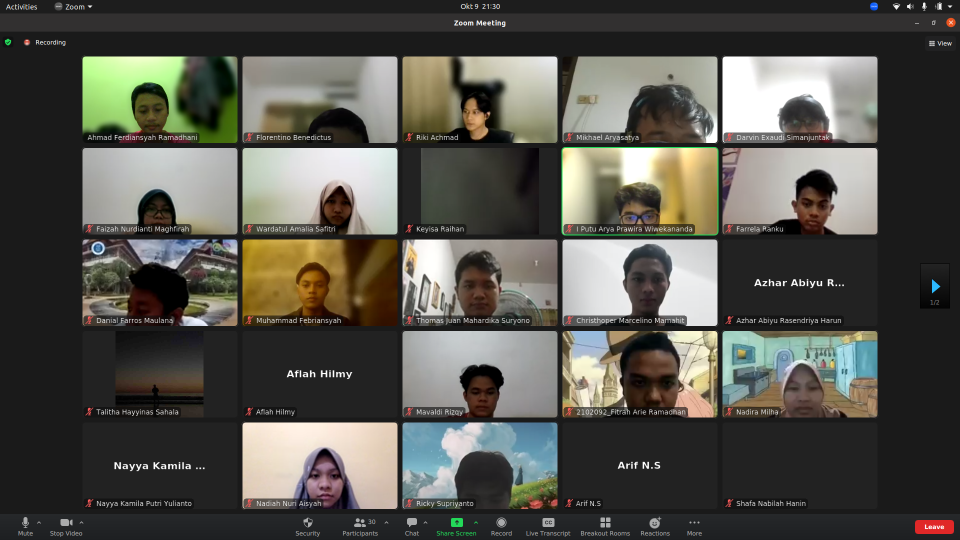
//> input picture src/image1.png, 1920 x 1080 px, given in place of the camera (shown at 1/2 size)
$ ./trackbar5threshold   (built with g++ and OpenCV 4)
//> lines starting //> are read from the running program, lines starting //| are printed output that depends on the picture; after the words box and inside, x2 and y2 are one past the last pixel; in counts of white or black regions, pixels touching at a corner belong together
#include <bits/stdc++.h>
#include <opencv2/opencv.hpp>

using namespace std;
using namespace cv;

Mat img, img_resized, img_hsv, img_hsv2, bw_and;
Mat HSV, gaussian_blur, canny_filter;

void CallBackFunc(int event, int x, int y, int flags, void* userdata)
{
    if  ( event == EVENT_LBUTTONDOWN )
    {
        cout << "Left button of the mouse is clicked - position (" << x << ", " << y << ")" << endl;
        Vec3b hsv=img_hsv2.at<Vec3b>(y,x);
        int H=hsv.val[0];
        int S=hsv.val[1];
        int V=hsv.val[2];
        cout << "H = " << H << endl;
        cout << "S = " << S << endl;
        cout << "V = " << V << endl;

    }
}

int main(int argc, char** argv) {

    VideoCapture cap(0);

    int L_H = 0;
    int U_H = 180;
    int L_S = 0;
    int U_S = 255;
    int L_V = 0;
    int U_V = 255;
    namedWindow("threshold", WINDOW_AUTOSIZE);
    createTrackbar("L_H", "threshold", &L_H, 255);
    createTrackbar("U_H", "threshold", &U_H, 255);
    createTrackbar("L_S", "threshold", &L_S, 255);
    createTrackbar("U_S", "threshold", &U_S, 255);
    createTrackbar("L_V", "threshold", &L_V, 255);
    createTrackbar("U_V", "threshold", &U_V, 255);
    vector<Point2f> mc_vector;
    // bool flag = false;
    bool flag = true;
    while (true)
    {
        cap >> img;
//> img is the input picture: 1080 rows x 1920 cols, CV_8UC3; mean B, G, R 76.8, 83.7, 84.9
        flip(img, img, 1);
        // img = imread("/home/ram/IRIS/OpenCV/image/img5.jpg");
        HSV = imread("/home/ram/IRIS/OpenCV/image/HSV.png");
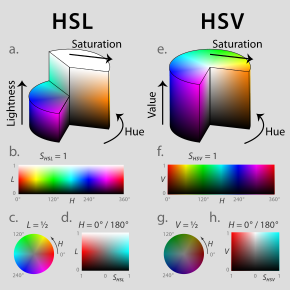
//> input picture image/HSV.png, 290 x 290 px
//> HSV is the input picture: 290 rows x 290 cols, CV_8UC3; mean B, G, R 185, 181.5, 184.7

        // resize(img, img_resized, Size(), 2, 2);
        int divided_scale = 8;
        resize(HSV, HSV, Size(), 2, 2);
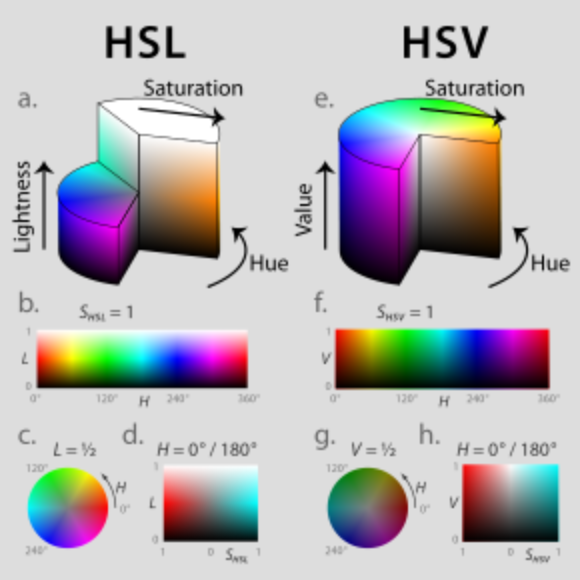
//> HSV: 580 rows x 580 cols, CV_8UC3; mean B, G, R 185, 181.5, 184.7
        resize(img, img_resized, Size(), .5, .5);
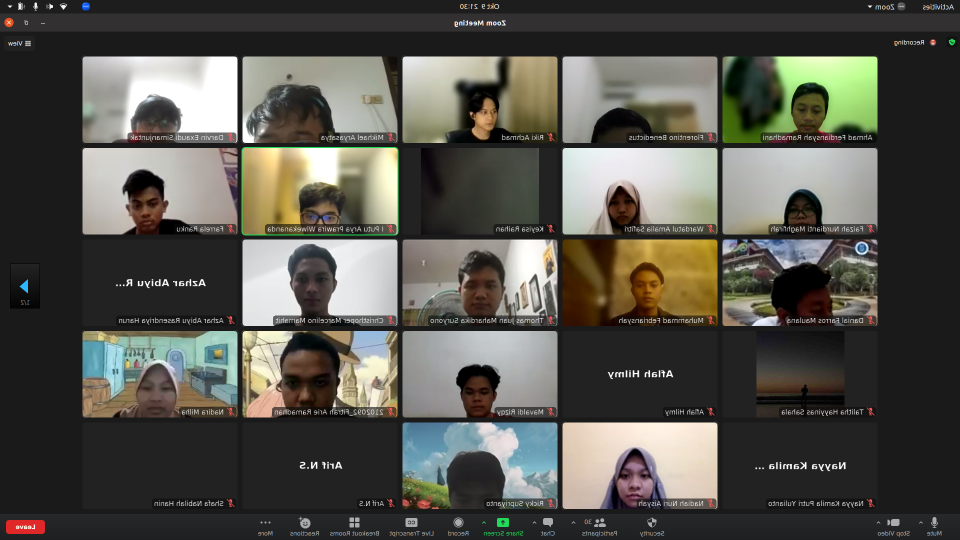
//> img_resized: 540 rows x 960 cols, CV_8UC3; mean B, G, R 76.9, 83.8, 85
        GaussianBlur(img_resized, gaussian_blur, Size(5, 5), 0, 0);
        cvtColor(gaussian_blur, img_hsv, COLOR_BGR2HSV);
//> img_hsv: 540 rows x 960 cols, CV_8UC3; mean H, S, V 28.8, 31.2, 88.3
        cvtColor(gaussian_blur, img_hsv2, COLOR_BGR2HSV);
        // Canny(gaussian_blur, canny_filter, 50, 150, 3);

        // image filtering
        Mat res, final_contours;
        vector<vector<Point> > contours;
        final_contours = img_resized.clone();
        inRange(img_resized, Scalar(L_H, L_S, L_V), Scalar(U_H, U_S, U_V), img_hsv);
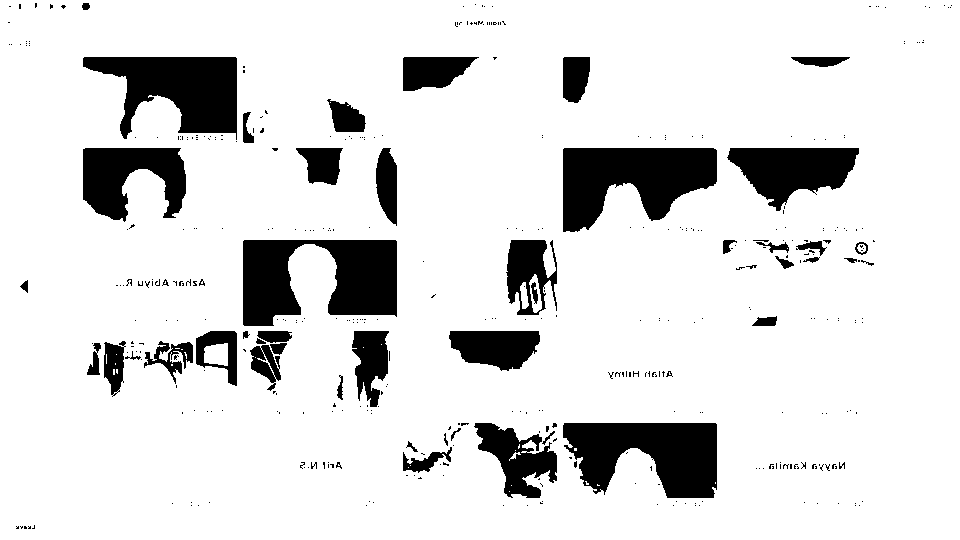
//> img_hsv: 540 rows x 960 cols, CV_8UC1; 86.9% white; 429 black regions (375 under 20 px)
        bitwise_and(img_resized, img_resized,res, img_hsv);
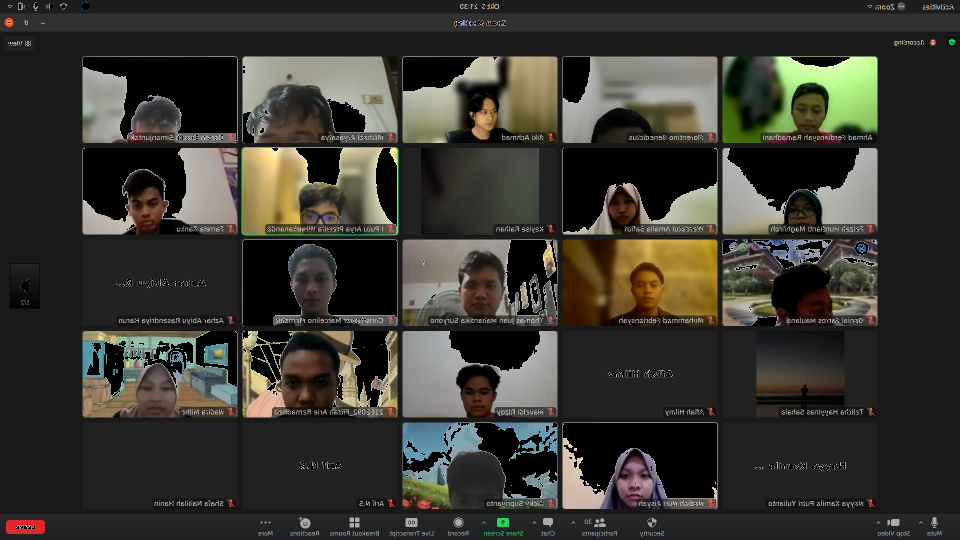
//> res: 540 rows x 960 cols, CV_8UC3; mean B, G, R 49.3, 55.6, 57.1
        setMouseCallback("HSV 2", CallBackFunc, NULL);
        findContours( img_hsv, contours, RETR_EXTERNAL, CHAIN_APPROX_SIMPLE );
//> contours = 1 contour; box (x1, y1, x2, y2) and area: (0, 0, 960, 540) 516901
        uint32_t max_contour = 0;
        int32_t max_contour_index = -1;
        Moments mu;
        for (int i = 0; i<contours.size(); i++)
        {
            // drawContours(final_contours, contours, i, Scalar(0, 250, 0), 3);
            // cout << contourArea(contours[i]) << endl;
            if(contourArea(contours[i]) > max_contour)
            {
                max_contour = contourArea(contours[i]);
                max_contour_index = i;
                mu = moments( contours[i] );
            }
        }
//> this loop made 1 pass
//> max_contour on pass 1: 516901
//> after the loop, max_contour = 516901; max_contour_index = 0; mu = moments, m00 516901, centre m10/m00, m01/m00 = (479.5, 269.5)
        Point2f mc;
        if(max_contour_index != -1)
        {
            mc = Point2f( mu.m10/mu.m00 , mu.m01/mu.m00 );
//> mc = Point(479.5, 269.5)
            cout << "center point " << mc << endl;
//| center point [479.5, 269.5]
            drawContours(final_contours, contours, max_contour_index, Scalar(0, 0, 250), 3);
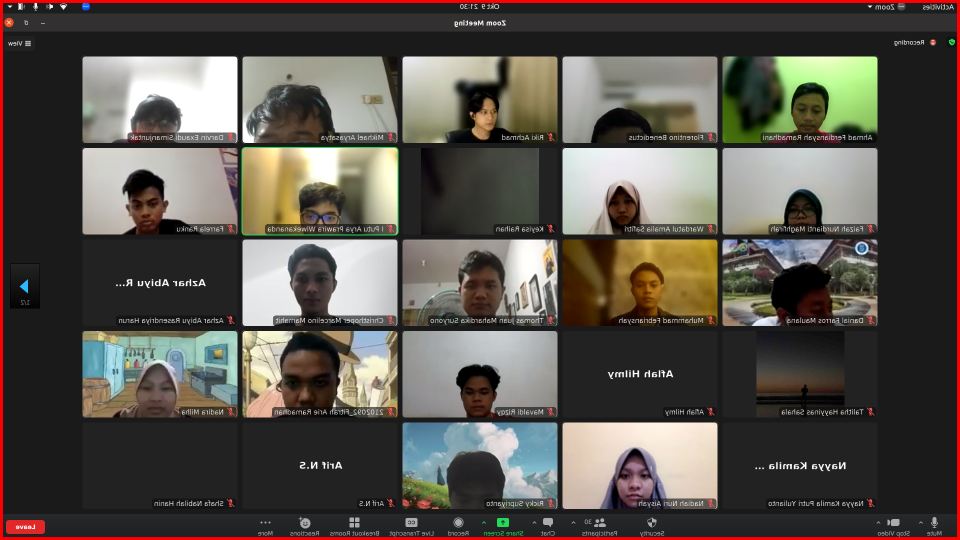
//> final_contours: 540 rows x 960 cols, CV_8UC3; 1.73% of pixels changed, all inside (x1, y1, x2, y2) = (0, 0, 960, 540)
            circle(final_contours, mc, 4, Scalar(250, 0, 0), -1, 8, 0);
//> final_contours: 540 rows x 960 cols, CV_8UC3; 49 pixels changed, all inside (x1, y1, x2, y2) = (476, 266, 485, 275)
            // resize(final_contours, final_contours, Size(), 1.5, 1.5);
            if(flag)
                mc_vector.push_back(mc);
//> mc_vector = 1 Point (x, y): [479.5, 269.5]
            if(mc_vector.size() >= 20)
                mc_vector.erase(mc_vector.begin());
        }

        if(mc_vector.size() != 0 ){
            for(int i=0; i<mc_vector.size(); i++){
                int16_t rand_radius = rand() % 20 + 5;
                circle(final_contours, mc_vector[i], rand_radius, Scalar(0, 250, 0), -1, 8, 0);
            }
//> this loop made 1 pass
//> final_contours: 540 rows x 960 cols, CV_8UC3; mean B, G, R 76.4, 83.4, 88.8
        }

        imshow("WINDOW img", img_resized);
        imshow("gaussian_blur", gaussian_blur);
        imshow("HSV 2", img_hsv2);
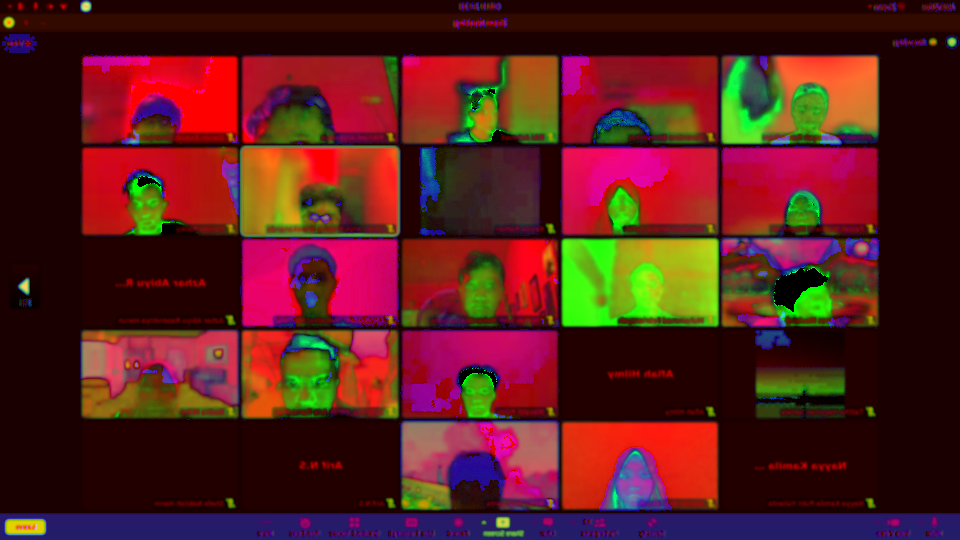
//> window 'HSV 2': 540 rows x 960 cols, CV_8UC3; mean B, G, R 28.8, 31.2, 88.3
        imshow("WINDOW HSV", img_hsv);
        imshow("result", res);
        imshow("range HSV", HSV);
        imshow("final contours", final_contours);
        // imshow("canny_filter", canny_filter);

        // 180 300
        if(waitKey(1) == 32)
//> the Esc key is pressed
            break;

        // [5 lines of commented-out code are left out]

        cout << flag << endl;
    }
//> after the loop, mc_vector = 3 Points (x, y): [479.5, 269.5], [479.5, 269.5], [479.5, 269.5]
    // waitKey(0);
    return 0;
}
